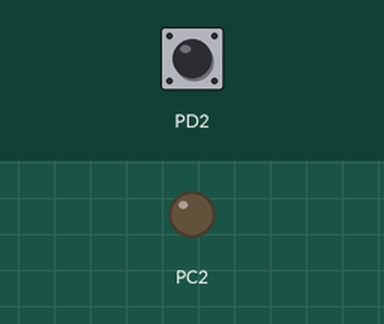
Bench run of a program on a simulated ATmega328P, built with avr-gcc and emulated at 16 MHz. Parts: output pins drawn as LEDs (lit = HIGH). The test bench sets the inputs (shaded band); at power-on: PD2 HIGH.

Above: at 1.2 s.
1.3 s: PD2 pulled LOW for 0.15 s
At 1.9 s:
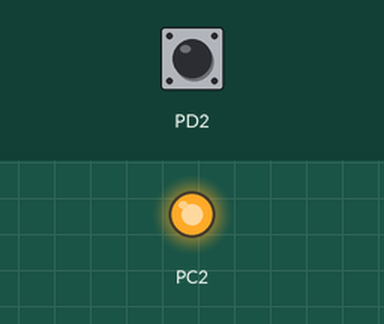
2.9 s: PD2 pulled LOW for 1 s
At 4.3 s:
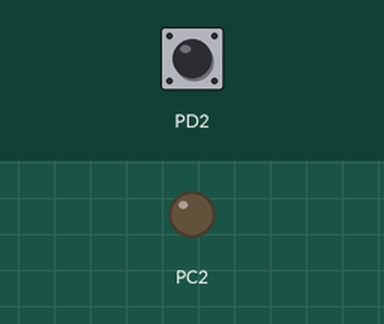
5.4 s: PD2 pulled LOW for 3.2 s
At 6.2 s:
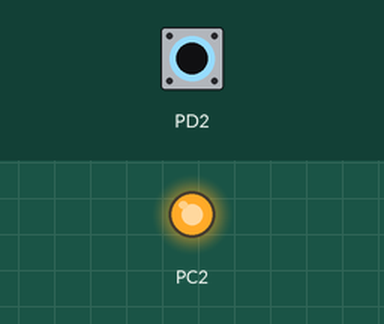
Timing chart, 0 to 8.4 s (numbered marks = the images above; inputs shaded):
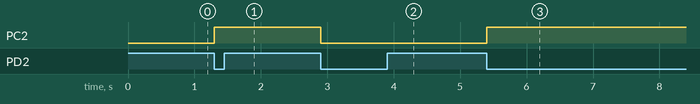

The program:

main.c
```c
/*
 * Interrupcao_externa.c
 *
 * Created: 16/06/2025 20:47:31
 * Author : rafae
 */

#define F_CPU 16000000UL
#include <avr/io.h>
#include <avr/interrupt.h>

ISR(INT0_vect) //interrupção externa INT0, quando o botão é pressionado o LED troca de estado
{
	PORTC ^= 0b00000100; //Inverte o estado do pino PC2
}

int main(void)
{
	//GPIO
	DDRD =0x00; //Todos os pinos da porta D como entradas
	PORTD = 0xFF; //Todos os pull-ups da porta D habilitados
	DDRC =0b00000100; //somente pino do LED como saída PC2

	//Configuração das interrupções
	EICRA = 0b00000010;//interrupção externa INT0 na borda de descida
	EIMSK = 0b00000001;//habilita a interrupção externa INT0
	sei();//habilita interrupções globais, ativando o bit I do SREG

	uint8_t cont = 0;
	while (1)
	{
		cont++;
	}
}
```

Measured:
- after the input at 1.3 s, PC2: LOW → HIGH at once
- after the input at 2.9 s, PC2: HIGH → LOW at once
- after the input at 5.4 s, PC2: LOW → HIGH at once
